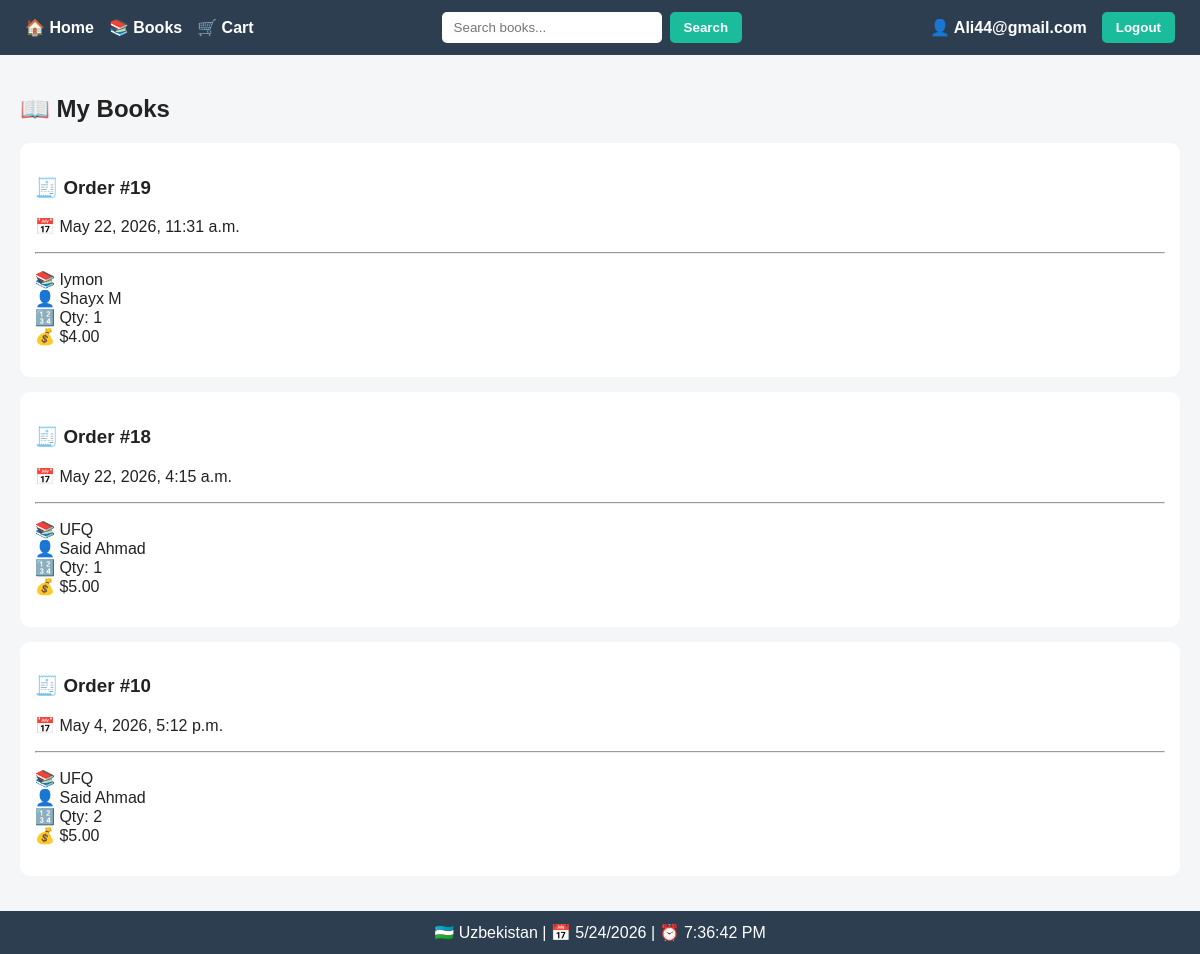
The app's page /books/my-books/ (signed in), older data.
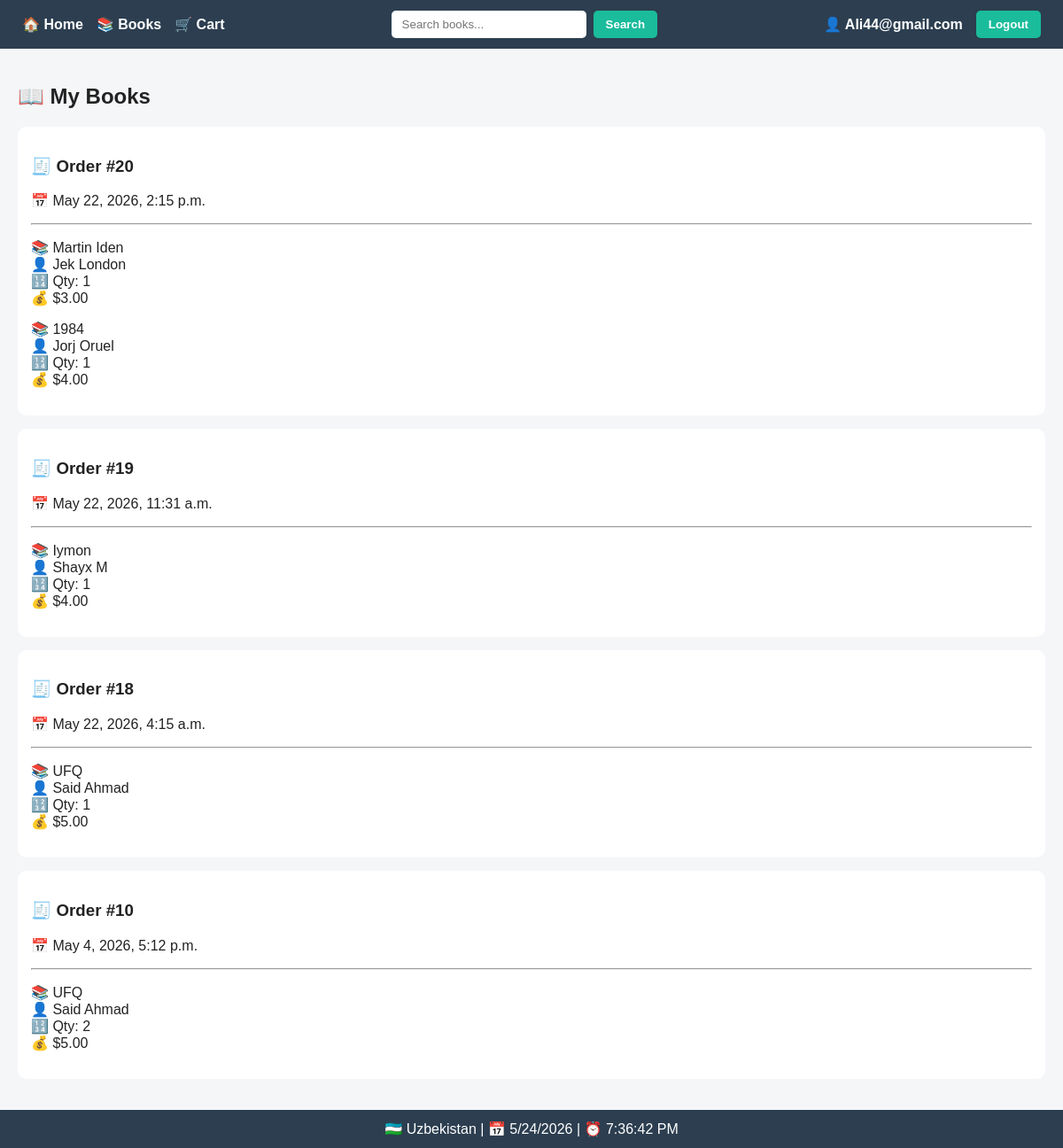
The same page, newer data.
### books/models.py (models this page shows, shortened)
class Order(models.Model):
    user = models.ForeignKey(
        User,
        on_delete=models.CASCADE,
        related_name='orders'
    )
    created_at = models.DateTimeField(auto_now_add=True)

class OrderItem(models.Model):
    order = models.ForeignKey(
        Order,
        on_delete=models.CASCADE,
        related_name='items'
    )
    book = models.ForeignKey(
        Book,
        on_delete=models.CASCADE
    )
    quantity = models.PositiveIntegerField()
    price = models.DecimalField(
        max_digits=10,
        decimal_places=2
    )

class Book(models.Model):
    title = models.CharField(max_length=255)
    author = models.CharField(max_length=255)
    image = models.ImageField(
        upload_to='books/',
        null=True,
        blank=True
    )
    price = models.DecimalField(
        max_digits=10,
        decimal_places=2
    )
    description = models.TextField(
        blank=True,
        null=True
    )
    is_deleted = models.BooleanField(default=False)

### books/views.py (the view)
@login_required
def my_books(request):
    orders = Order.objects.filter(user=request.user).order_by('-created_at')
    return render(request, 'books/my_books.html', {
        'orders': orders
    })

### books/templates/books/my_books.html
{% extends 'base.html' %}
{% block content %}
<h2>📖 My Books</h2>
{% for order in orders %}
    <div style="background:white;padding:15px;margin-bottom:15px;border-radius:10px;">
        <h3>🧾 Order #{{ order.id }}</h3>
        <p>📅 {{ order.created_at }}</p>
        <hr>
        {% for item in order.items.all %}
            <p>
                📚 {{ item.book.title }}<br>
                👤 {{ item.book.author }}<br>
                🔢 Qty: {{ item.quantity }}<br>
                💰 ${{ item.price }}
            </p>
        {% endfor %}
    </div>
{% empty %}
    <p>❌ No purchased books</p>
{% endfor %}
{% endblock %}

### templates/base.html (shortened to what this page needs)
<!DOCTYPE html>
<html lang="en">
<head>
</head>
<body>
<div class="navbar">
    <div class="left">
        <a href="{% url 'home' %}">
            🏠 Home
        </a>
        <a href="{% url 'book_list' %}">
            📚 Books
        </a>
        <a href="{% url 'cart_view' %}">
            🛒 Cart
        </a>
    </div>
    <div class="search">
        <form method="get"
              action="{% url 'book_list' %}">
            <input type="text"
                   name="q"
                   placeholder="Search books...">
            <button class="btn">
                Search
            </button>
        </form>
    </div>
    <div class="right">
        {% if user.is_authenticated %}
            <span class="username">
                👤 {{ user.username }}
            </span>
            <form method="post"
                  action="{% url 'logout' %}">
                <button class="btn">
                    Logout
                </button>
            </form>
        {% endif %}
    </div>
</div>
<div class="content">
    {% block content %}
    {% endblock %}
</div>
<div class="footer">
    🇺🇿 Uzbekistan |
    📅 <span id="date"></span> |
    ⏰ <span id="time"></span>
</div>
</body>
</html>

### templates/base.html (style rules this page uses)
* { box-sizing:border-box; }
body { margin: 0; font-family: Arial, sans-serif; background: #f4f6f8; color: #222; display: flex; flex-direction: column; min-height: 100vh; }
.navbar { display: flex; justify-content: space-between; align-items: center; padding: 12px 25px; background: #2c3e50; flex-wrap: wrap; }
.left, .right { display: flex; align-items: center; gap: 15px; }
.navbar a { color: white; text-decoration: none; font-weight: bold; transition: .3s; }
.search form { display:flex; gap:8px; }
.search input { padding: 8px 12px; border-radius: 5px; border: none; outline: none; width: 220px; }
.btn { padding: 8px 14px; background: #1abc9c; border-radius: 5px; border: none; cursor: pointer; color: white; font-weight:bold; transition:.3s; }
.username { color: white; font-weight: bold; }
.content { flex: 1; padding: 20px; }
.footer { background: #2c3e50; color: white; text-align: center; padding: 12px; margin-top: auto; }

Row changes from the older to the newer data that the page shows:
added Order: id "20", created_at "May 22, 2026, 2:15 p.m."
added OrderItem: book "Martin Iden", book.author "Jek London", quantity "1", price "3.00", shown under "20"
added OrderItem: book "1984", book.author "Jorj Oruel", quantity "1", price "4.00", shown under "20"
